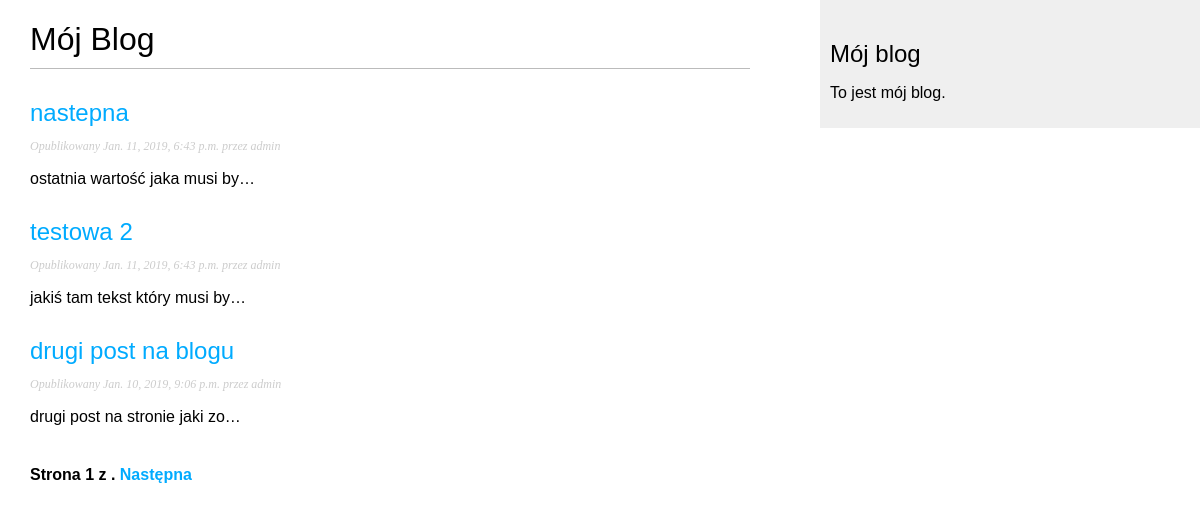
Screenshot of /blog/ with the database file from the repository.
### blog/models.py (models this page shows, shortened)
class Post(models.Model):
    STATUS_CHOICES = (('draft', 'Roboczy'), ('published', 'Opublikowany'),)
    title = models.CharField(max_length=250)
    slug = models.SlugField(max_length=250, unique_for_date='publish')
    author = models.ForeignKey(User, related_name='blog_posts')
    body = models.TextField()
    publish = models.DateTimeField(default=timezone.now)
    created = models.DateTimeField(auto_now_add=True)
    updated = models.DateTimeField(auto_now=True)
    status = models.CharField(max_length=10, choices=STATUS_CHOICES, default='draft')
    objects = models.Manager()
    published = PublishManager()
    class Meta:
        ordering = ('-publish',)
    def get_absolute_url(self):
        return reverse('blog:post_detail', args=[self.publish.year, self.publish.strftime('%m'),
                                                 self.publish.strftime('%d'), self.slug])

### blog/views.py (the view)
class PostListView(ListView):
    queryset = Post.published.all()
    context_object_name = 'posts'
    paginate_by = 3
    template_name = 'blog/post/list.html'

### blog/templates/blog/post/list.html (shortened to what this page needs)
{% extends "blog/base.html" %}
{% block content %}
    <h1>Mój Blog</h1>
    {% for post in posts %}
        <h2>
            <a href="{{ post.get_absolute_url }}">
                {{ post.title }}
            </a>
        </h2>
        <p class="date">
            Opublikowany {{ post.publish }} przez {{ post.author }}
        </p>
        {{ post.body|truncatechars:30|linebreaks }}
    {% endfor %}
    {% include "pagination.html" with page=page_obj %}
{% endblock %}

### blog/static/css/blog.css (style rules this page uses)
body { margin:0; padding:0; font-family:helvetica, sans-serif; }
a { color:#00abff; text-decoration:none; }
h1 { font-weight:normal; border-bottom:1px solid #bbb; padding:0 0 10px 0; }
h2 { font-weight:normal; margin:30px 0 0; }
p.date { color:#ccc; font-family: georgia, serif; font-size: 12px; font-style: italic; }

### rows the page displays
Post: title "nastepna", publish "Jan. 11, 2019, 6:43 p.m.", author "admin", body "ostatnia wartość jaka musi by…"
Post: title "testowa 2", publish "Jan. 11, 2019, 6:43 p.m.", author "admin", body "jakiś tam tekst który musi by…"
Post: title "drugi post na blogu", publish "Jan. 10, 2019, 9:06 p.m.", author "admin", body "drugi post na stronie jaki zo…"

### other values shown
{{ page.number }} "1"
